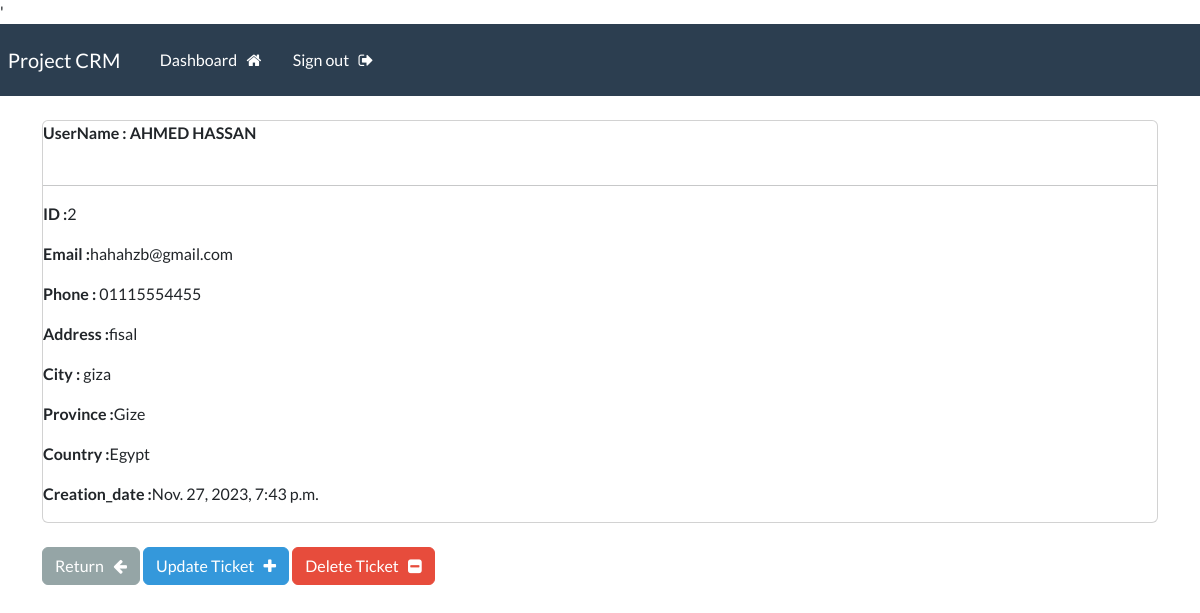
The page /record/2 (signed in) on the database its author committed.
### webapp/models.py (models this page shows, shortened)
class Record(models.Model):
    creation_date = models.DateTimeField(auto_now_add=True)
    first_name = models.CharField(max_length=50)
    last_name = models.CharField(max_length=50)
    email = models.EmailField(unique=True)
    Phone = models.CharField(max_length=50)
    address = models.CharField(max_length=50)
    city = models.CharField(max_length=50)
    province = models.CharField(max_length=50)
    country = models.CharField(max_length=50)

### webapp/views.py (the view)
# urls.py: path('record/<int:pk>', views.singler_record, name='record'),
@login_required(login_url='my_login')
def singler_record(request, pk):
    all_record = Record.objects.get(id=pk)
    context = {'record': all_record}
    return render(request, 'webapp/view-record.html', context)

### webapp/templates/webapp/view-record.html
{% extends 'webapp/base.html' %}
{% block content %}
<div class="card">
  <strong>
    UserName : {{record.first_name|upper}} {{record.last_name|upper}}
  </strong>
  <br />
  <hr />
  <div class="crad-body">
    <p><strong>ID :</strong>{{record.id}}</p>
    <p><strong>Email :</strong>{{record.email}}</p>
    <p><strong>Phone : </strong>{{record.Phone}}</p>
    <p><strong>Address :</strong>{{record.address}}</p>
    <p><strong>City : </strong>{{record.city}}</p>
    <p><strong>Province :</strong>{{record.province}}</p>
    <p><strong>Country :</strong>{{record.country}}</p>
    <p><strong>Creation_date :</strong>{{record.creation_date}}</p>
  </div>
</div>
<br />
<a href="{% url 'dashboard' %}" class="btn btn-secondary">
  Return &nbsp; <i class="fa fa-arrow-left" aria-hidden="true"></i
></a>
<a href="{% url 'update_record' record.id %}" class="btn btn-info">
  Update Ticket &nbsp; <i class="fa fa-plus" aria-hidden="true"></i
></a>
<a href="{% url 'delete_record' record.id %}" class="btn btn-danger">
  Delete Ticket &nbsp; <i class="fa fa-minus-square" aria-hidden="true"></i
></a>
&nbsp; {% endblock content %}

### rows shown on the page
Record: first_name "AHMED", last_name "HASSAN", id "2", email "hahahzb@gmail.com", Phone "01115554455", address "fisal", city "giza", province "Gize", country "Egypt", creation_date "Nov. 27, 2023, 7:43 p.m."
